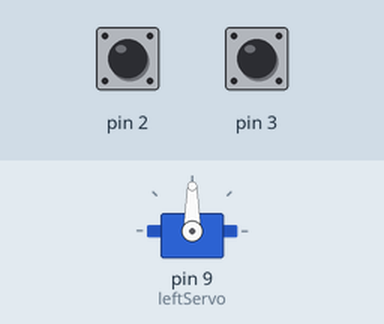
A sketch run on a simulated Arduino Uno, built with avr-gcc and run on an emulated ATmega328P. On the bench: servo. The test bench sets the inputs (shaded band); at power-on: pin 2 HIGH, pin 3 HIGH.

Above: at 1.2 s.
1.3 s: pin 2 pulled LOW for 0.15 s
At 2.1 s:
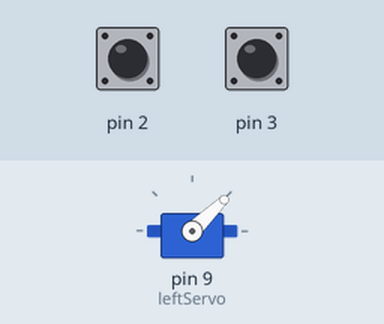
2.9 s: pin 3 pulled LOW for 0.15 s
At 4.1 s:
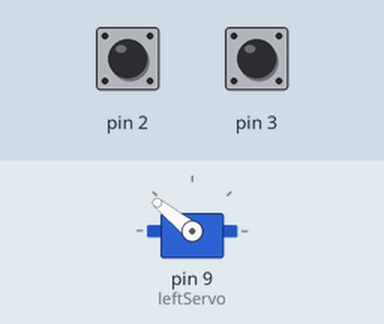
4.5 s: pin 2 pulled LOW for 1 s
At 5.0 s:
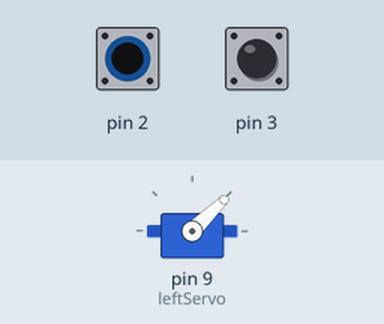
Timing chart, 0 to 7.5 s (numbered marks = the images above; inputs shaded):
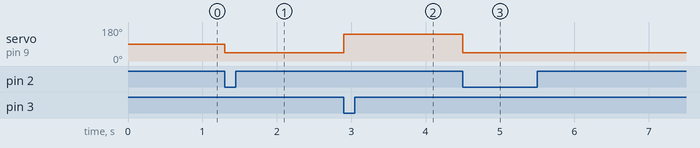

The sketch:

13-3.ino
```cpp
#include <Servo.h>

Servo leftServo;

void setup() {
  digitalWrite(2, HIGH); // enable pullup on left bumper switch
  digitalWrite(3, HIGH); // enable pullup on right bumper switch
}

void loop() {
  leftServo.attach(9); // left wheel
  if(digitalRead(2) == LOW) {
    leftServo.writeMicroseconds(1000); // clockwise
  } else if(digitalRead(3) == LOW) {
    leftServo.writeMicroseconds(2000); // anti-clockwise
  } else {
    leftServo.detach(); // stop
  }
}
```

Measured:
- after the input at 1.3 s, servo on pin 9 (leftServo): 90° → 44° at once
- after the input at 2.9 s, servo on pin 9 (leftServo): 44° → 141° at once
- after the input at 4.5 s, servo on pin 9 (leftServo): 141° → 44° at once
